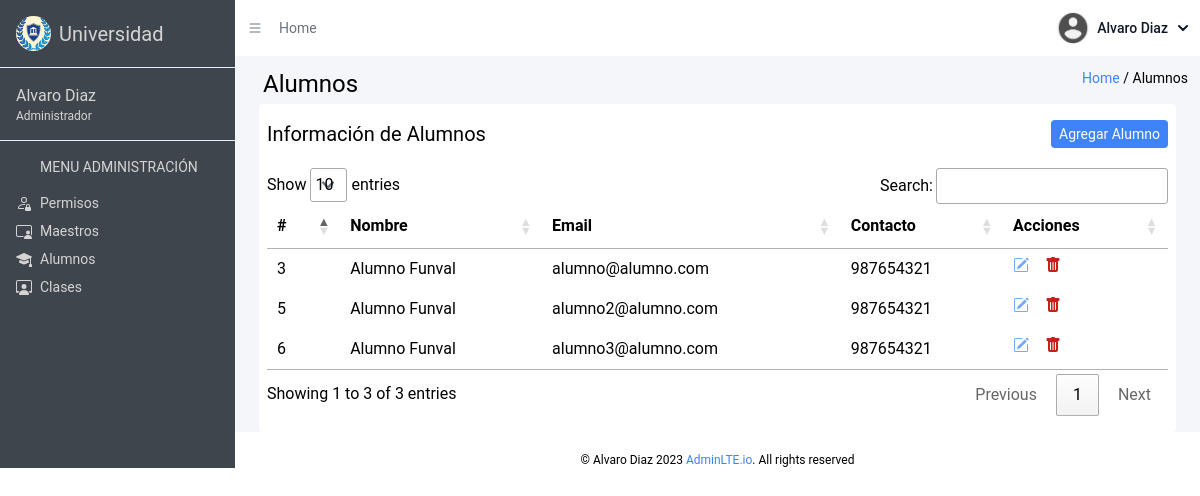
/view/admin_views/alumnos.php (signed in), run on an earlier commit of the app's database.
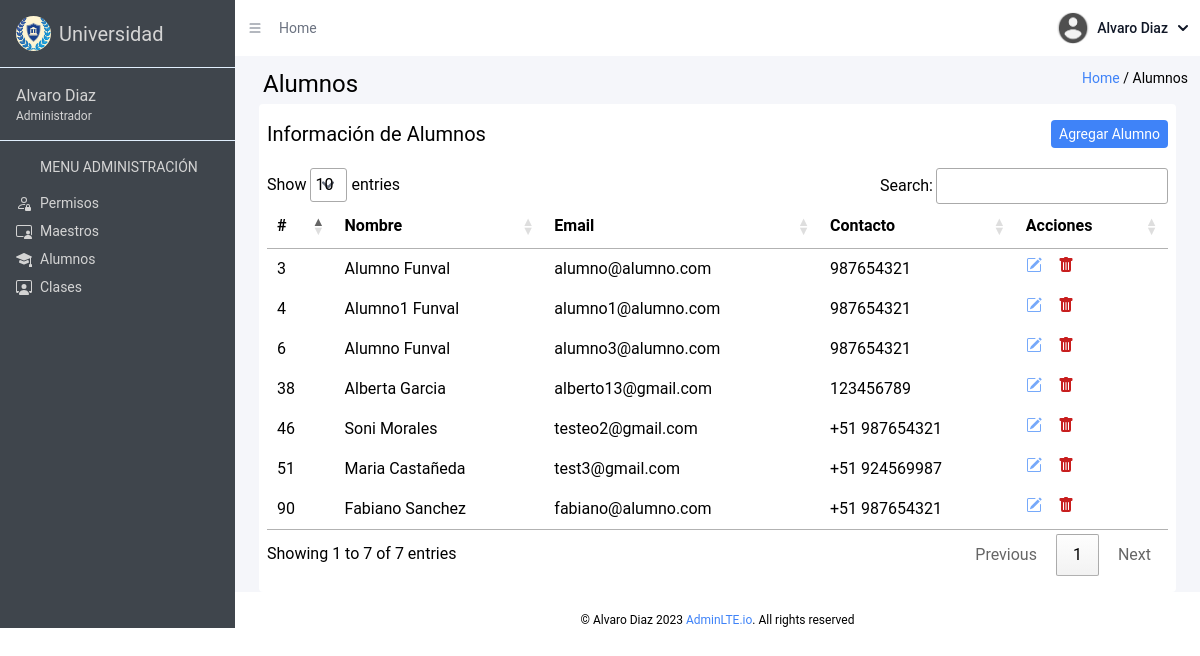
And on a later commit of the database.
### tables this page shows
CREATE TABLE `usuario` (
  `id` int(11) NOT NULL,
  `email` varchar(50) NOT NULL,
  `password` varchar(30) NOT NULL,
  `rol` int(11) NOT NULL DEFAULT 1,
  `nombre` varchar(20) NOT NULL,
  `apellido` varchar(20) NOT NULL,
  `contacto` varchar(20) DEFAULT NULL,
  `estado` tinyint(1) DEFAULT 1
);

### view/admin_views/alumnos.php (the view, shortened to what the changed rows need)
<!DOCTYPE html>
<html lang="en">
<head>
  <link href="../../dist/output.css" rel="stylesheet">
  <link rel="stylesheet" href="https://cdn.datatables.net/1.13.6/css/jquery.dataTables.css" />
</head>
<body class="h-[100vh]">
  <div class="text-2xl flex h-full">
    <aside id="toggle-menu" class="menu w-[235px] min-w-[235px] text-sm bg-[#3f454c] text-neutral-300">
      <div class="logo p-4 flex gap-2 items-center border-b-[1px] border-solid border-blue-100">
        <h2 class="text-xl">Universidad</h2>
      </div>
    </aside>
    <main id="toggle-bg" class="w-full">
      <section class="bg-white flex items-center justify-between text-sm p-3 text-gray-500">
        <div href="#" class="flex gap-4 items-center">
          <h2>Home</h2>
        </div>
      </section>
      <section class="bg-[#F5F6FA] pb-0">
        <div class="title flex justify-between p-3 pb-0">
          <h2 class="text-2xl md:ml-4">Alumnos</h2>
          <div class="path text-sm">
          </div>
        </div>
        <div class="content text-xs mt-1 mx-2 py-2 overflow-x-auto md:text-sm md:px-2 md:py-4 bg-white rounded lg:text-base lg:mx-6">
          <div class="flex justify-between border-b-gray-500 mb-5">
            <h2 class="text-lg lg:text-xl">Información de Alumnos</h2>
            <button class="bg-blue-500 text-white rounded px-2 py-1 text-xs lg:text-sm" id="crear-maestro-btn">Agregar Alumno</button>
          </div>
          <table id="myTable" class="table table-auto">
            <thead class="">
              <tr>
                <th>#</th>
                <th>Nombre</th>
                <th>Email</th>
                <th>Contacto</th>
                <th>Acciones</th>
              </tr>
            </thead>
            <tbody>
                <?php
                include($_SERVER["DOCUMENT_ROOT"] . "/controller/conn.php");
                $sql = $conn->query("SELECT id, nombre, apellido, email, contacto FROM usuario WHERE rol='3' and estado=1");
                if($sql->num_rows > 0) {
                  while($datos = $sql->fetch_object()) {
                ?>
                <tr>
                  <td><?= $datos->id ?></td>
                  <td><?= $datos->nombre ?> <?= $datos->apellido ?></td>
                  <td><?= $datos->email?></td>
                  <td><?= $datos->contacto?></td>
                  <td class="flex gap-2 lg:gap-4 items-center justify-start">
                    <a href="#?id=<?= $datos->id?>" data-id=<?= $datos->id?> class="text-blue-400 flex justify-center editar-maestro-btn" data-email=<?= $datos->email ?> data-nombre=<?= $datos->nombre ?> data-apellido=<?= $datos->apellido ?>  data-contacto=<?= $datos->contacto ?>>
                    </a>
                    <button class="text-red-700 flex justify-center eliminar-btn" data-modal-target="popup-modal" data-modal-toggle="popup-modal" data-id=<?= $datos->id ?> type="button">
                    </button>
                  </td>
                </tr>
              <?php }
                }?>
            </tbody>
          </table>
        </div>
      </section>
    </main>
  </div>
</body>
</html>

What changed in the data, as far as the page shows it:
no longer on this page (row edited): usuario: id "5", nombre "Alumno", apellido "Funval", email "alumno2@alumno.com", contacto "987654321"
now on this page (row edited): usuario: id "4", nombre "Alumno1", apellido "Funval", email "alumno1@alumno.com", contacto "987654321"
added usuario: id "38", nombre "Alberta", apellido "Garcia", email "alberto13@gmail.com", contacto "123456789"
added usuario: id "46", nombre "Soni", apellido "Morales", email "testeo2@gmail.com", contacto "+51 987654321"
added usuario: id "51", nombre "Maria", apellido "Castañeda", email "test3@gmail.com", contacto "+51 924569987"
added usuario: id "90", nombre "Fabiano", apellido "Sanchez", email "fabiano@alumno.com", contacto "+51 987654321"
Also different on the page:
text written by a page script: "Show entries Search: Showing 1 to 3 of 3 entries Previous 1 Next" → "Show entries Search: Showing 1 to 7 of 7 entries Previous 1 Next"
